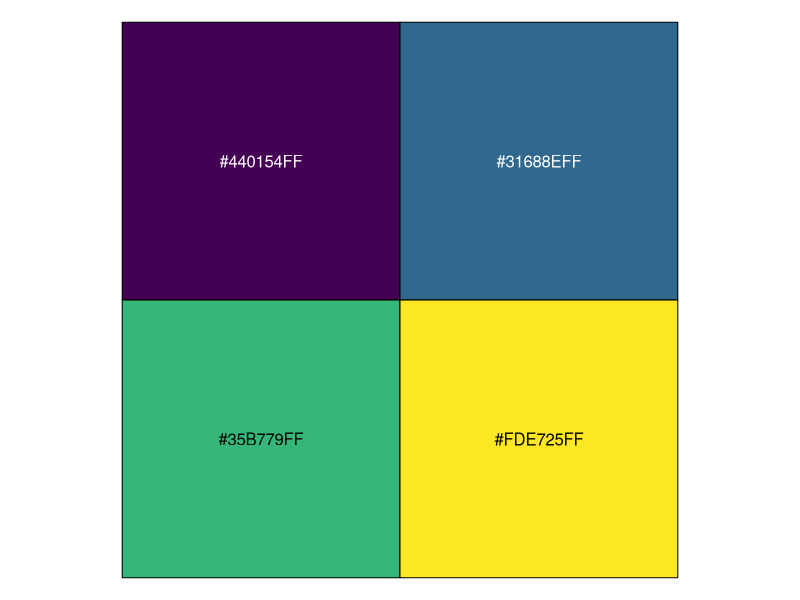
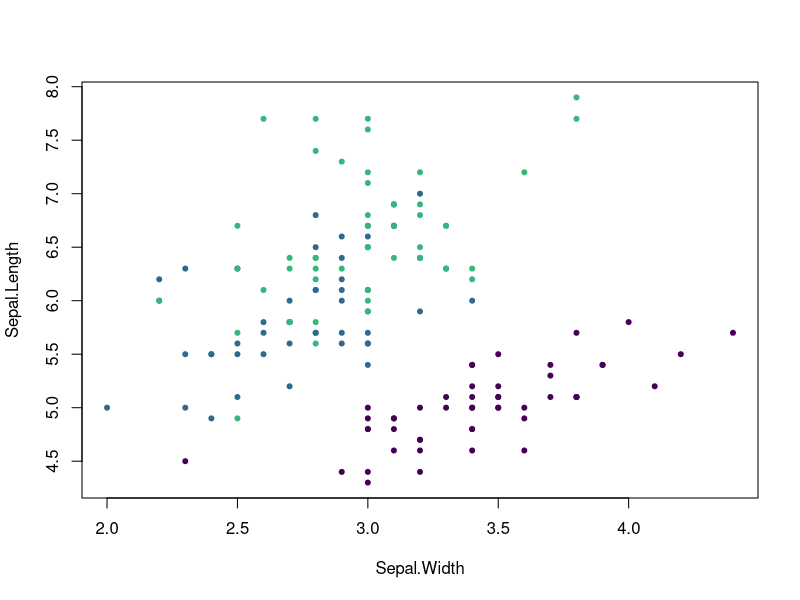
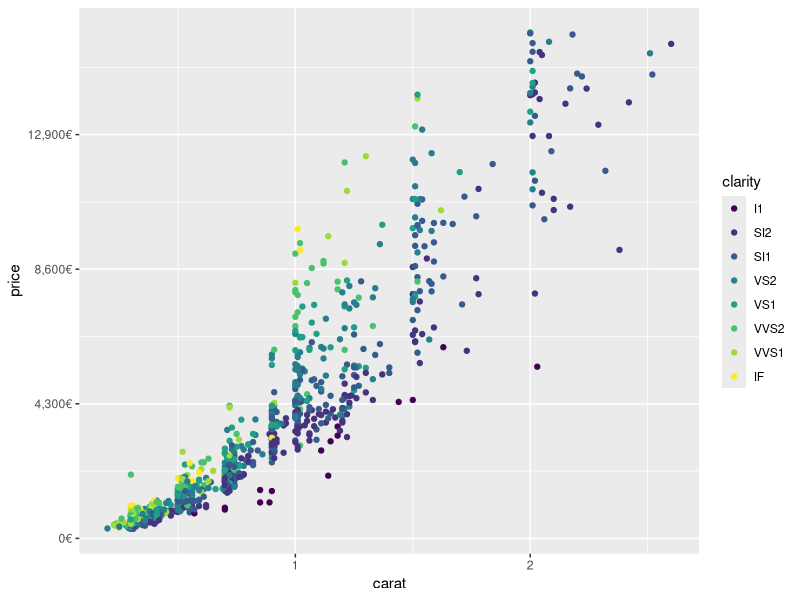
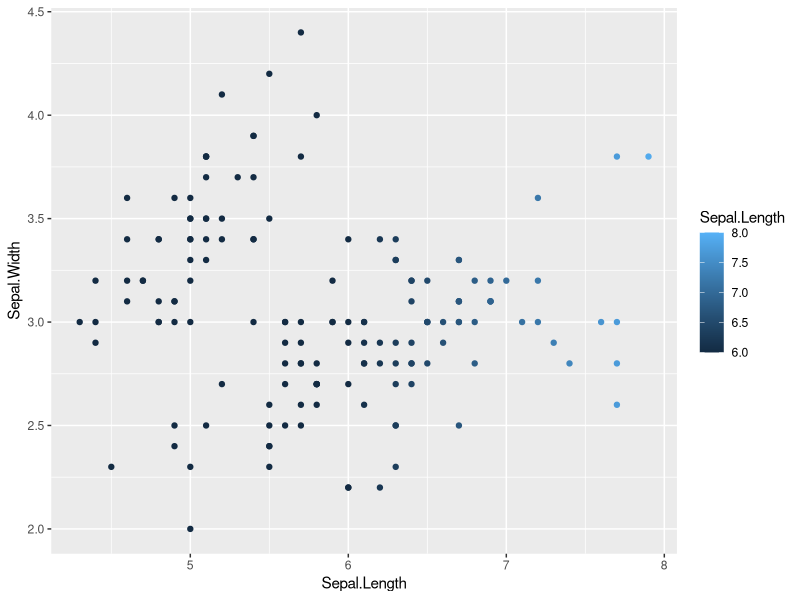
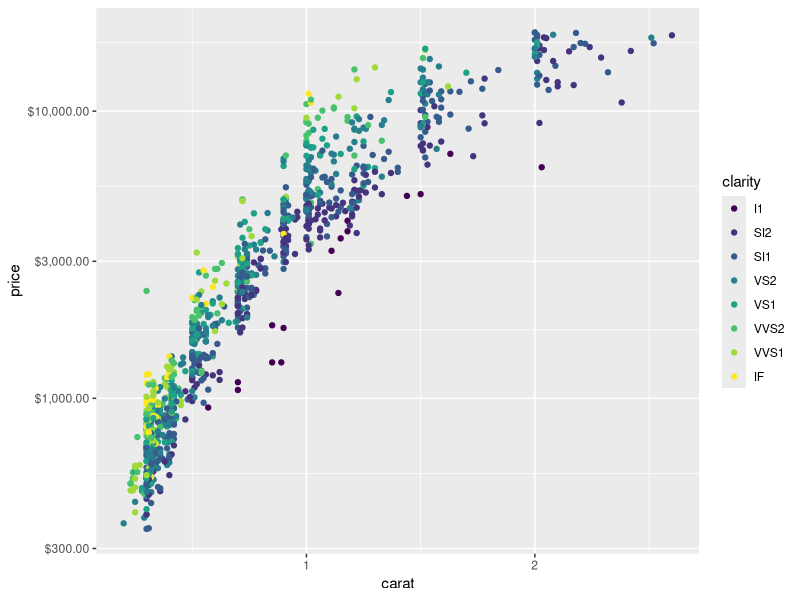

Here is the R script that generated these plots, in order:
## ---- chunk 1
knitr::opts_chunk$set(
  collapse = TRUE, comment = "#>",
  fig.align = "center",
  fig.asp = 0.618, # 1 / phi
  fig.width = 5.5
)

library(scales)
library(tidyverse)
## ---- chunk 2
# pull a list of colours from any palette
viridis_pal()(4)
brewer_pal(type = "div", direction = -1)(4)
div_gradient_pal()(seq(0, 1, length.out = 4))
## ---- chunk 3
# show_col is a quick way to view palette output
show_col(viridis_pal()(4))
## ---- chunk 4
palette(viridis_pal()(4))
plot(Sepal.Length ~ Sepal.Width, data = iris, col = Species, pch = 20)
## ---- chunk 5
your_data <- runif(13, 1, 20)
area_pal(range = c(1, 20))(your_data)
shape_pal()(6)
## ---- chunk 6
number(c(12.3, 4, 12345.789, 0.0002))
## ---- chunk 7
number(c(12.3, 4, 12345.789, 0.0002),
  big.mark = ".",
  decimal.mark = ",",
  accuracy = .01
)
## ---- chunk 8
# percent() function takes a numeric and does your division and labelling for you
percent(c(0.1, 1 / 3, 0.56))

# comma() adds commas into large numbers for easier readability
comma(10e6)

# dollar() adds currency symbols
dollar(c(100, 125, 3000))

# unit_format() adds unique units
# the scale argument allows for simple conversion on the fly
unit_format(unit = "ha", scale = 1e-4)(c(10e6, 10e4, 8e3))
## ---- chunk 9
# percent formatting in the French style
french_percent <- percent_format(decimal.mark = ",", suffix = " %")
french_percent(runif(10))

# currency formatting Euros (and simple conversion!)
usd_to_euro <- dollar_format(prefix = "", suffix = "\u20ac", scale = .86)
usd_to_euro(100)
## ---- chunk 10
dsamp <- dplyr::sample_n(diamonds, 1000)
ggplot(dsamp, aes(x = carat, y = price, colour = clarity)) +
  geom_point() + scale_y_continuous(labels = usd_to_euro)
## ---- chunk 11
# the rescale functions can rescale continuous vectors to new min, mid, or max values
x <- runif(5, 0, 1)
x

rescale(x, to = c(0, 50))
rescale_mid(x, mid = .25)
rescale_max(x, to = c(0, 50))
## ---- chunk 12
# squish() will squish your values into a specified range, respecting NAs
squish(c(-1, 0.5, 1, 2, NA), range = c(0, 1))

# discard will drop data outside a range, respecting NAs
scales::discard(c(-1, 0.5, 1, 2, NA), range = c(0, 1))

# censor will return NAs for values outside a range
censor(c(-1, 0.5, 1, 2, NA), range = c(0, 1))
## ---- chunk 13
ggplot(iris, aes(x = Sepal.Length, y = Sepal.Width, colour = Sepal.Length)) +
  geom_point() + scale_color_continuous(limit = c(6, 8), oob = scales::squish)
## ---- chunk 14
# use trans_new to build a new transformation
dollar_log <- trans_new(
  name = "dollar_log",
  trans = log_trans(base = 10)$trans, # extract a single element from another trans
  inverse = function(x) 10^(x), # or write your own custom functions
  breaks = log_breaks(),
  format = dollar_format()
  )
## ---- chunk 15
# apply our new transformation!
ggplot(dsamp, aes(x = carat, y = price, colour = clarity)) +
  geom_point() + scale_y_continuous(trans = dollar_log)
